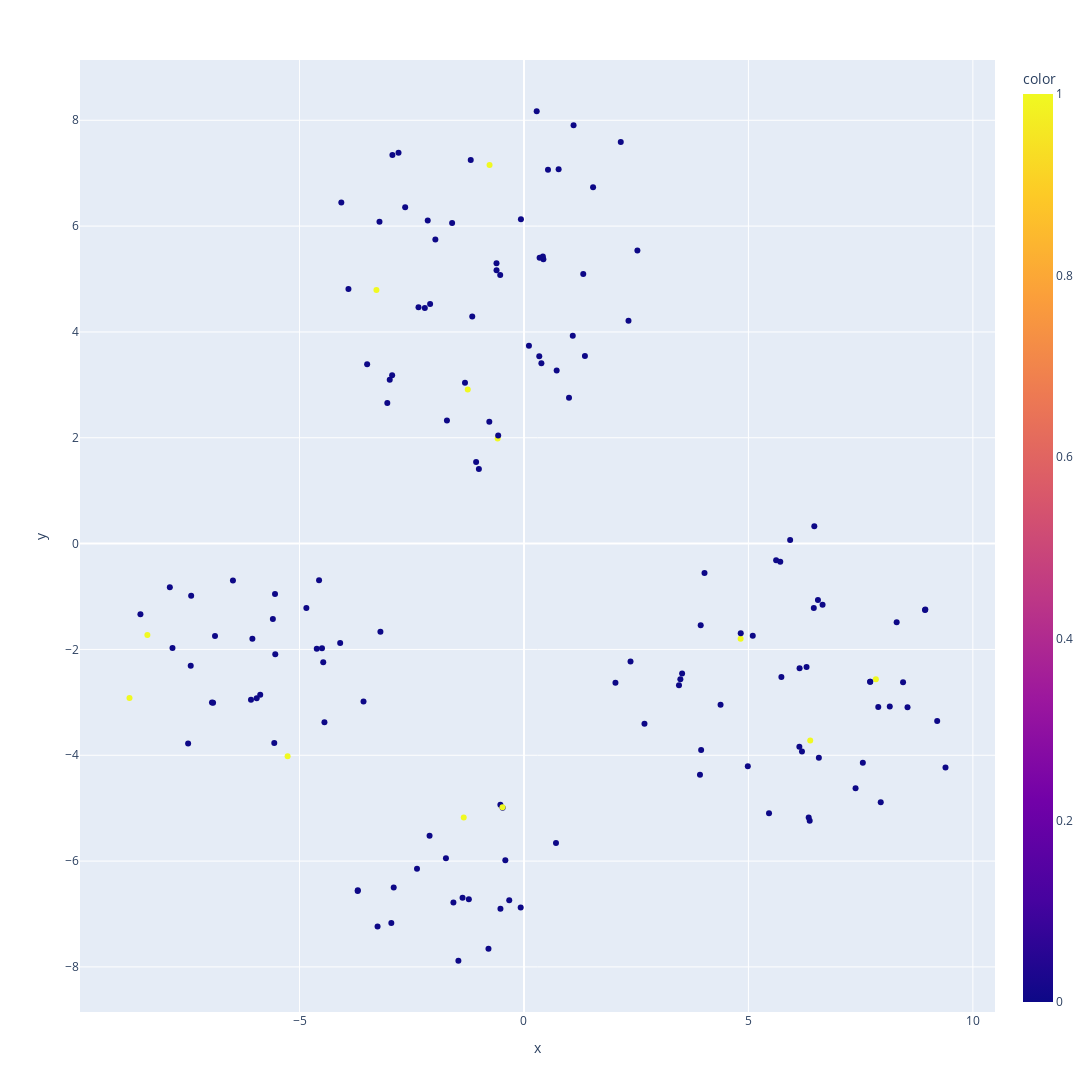

Write notebook code for a chart like this one.
### Code cell
from sklearn.manifold import TSNE
import numpy as np
import plotly.express as px
tsne = TSNE(n_components=2,metric='cosine',random_state=42)

feat = tsne.fit_transform(np.array(test_feat))
fig = px.scatter(x = feat[:,0],y = feat[:,1],color=test_target,width=1200, height=1200) #tsne 그려줌
fig.show()

### Figure 1 — Plotly figure (JSON) as saved in the notebook; plotly's stock layout.template omitted (floating-point values rounded to 4 significant figures; data arrays with more than 128 entries replaced by an {"elided": "..."} marker saying what was removed)
{"data": [{"hovertemplate": "x=%{x}<br>y=%{y}<br>color=%{marker.color}<extra></extra>", "legendgroup": "", "marker": {"color": {"elided": "150 int values"}, "coloraxis": "coloraxis", "symbol": "circle"}, "mode": "markers", "name": "", "orientation": "v", "showlegend": false, "type": "scatter", "x": {"elided": "150 float values"}, "xaxis": "x", "y": {"elided": "150 float values"}, "yaxis": "y"}], "layout": {"coloraxis": {"colorbar": {"title": {"text": "color"}}, "colorscale": [[0, "#0d0887"], [0.1111, "#46039f"], [0.2222, "#7201a8"], [0.3333, "#9c179e"], [0.4444, "#bd3786"], [0.5556, "#d8576b"], [0.6667, "#ed7953"], [0.7778, "#fb9f3a"], [0.8889, "#fdca26"], [1, "#f0f921"]]}, "height": 1200, "legend": {"tracegroupgap": 0}, "margin": {"t": 60}, "width": 1200, "xaxis": {"anchor": "y", "domain": [0, 1], "title": {"text": "x"}}, "yaxis": {"anchor": "x", "domain": [0, 1], "title": {"text": "y"}}}}
